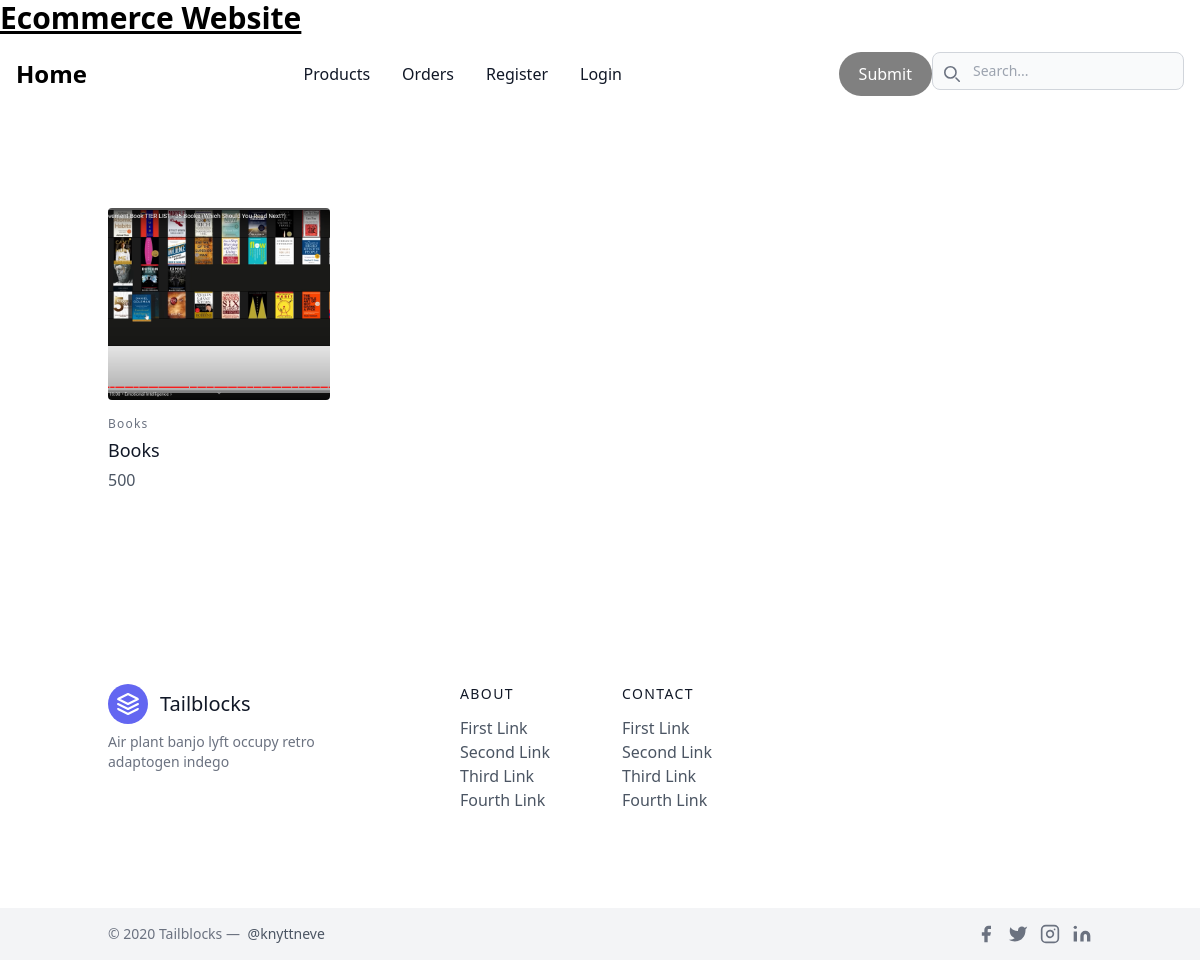
Before: /product/search with the older database file.
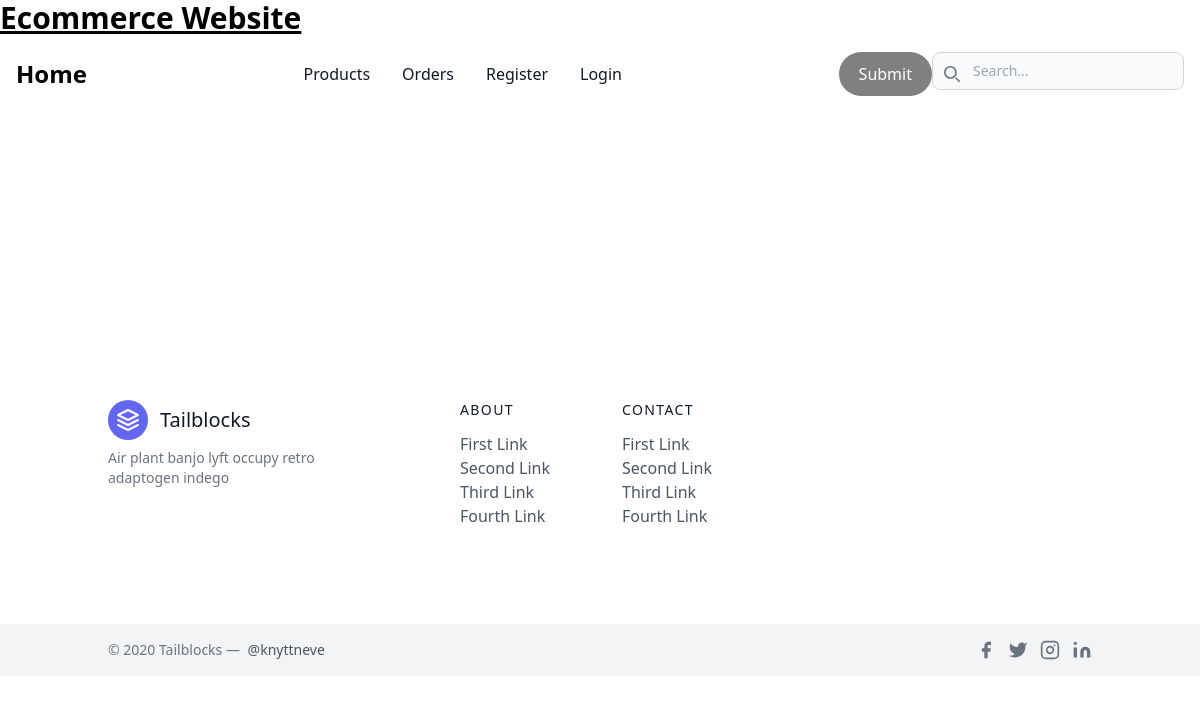
After: the same page with the newer database file.
### product/models.py (models this page shows, shortened)
class Product(models.Model):
    name = models.CharField(max_length=20)
    price = models.IntegerField()
    description = models.TextField()
    image = models.ImageField(upload_to='static/img')
    category = models.ForeignKey(Category, on_delete=models.CASCADE)
    Qty = models.IntegerField()
    discount = models.ForeignKey(Discount, on_delete=models.CASCADE)

class Category(models.Model):
    name = models.CharField(max_length=20)
    def __str__(self):
        return self.name

### product/views.py (the view)
# urls.py: path('product/search', SearchView.as_view(), name = 'search-item'),
class SearchView(ListView):
    model = Product
    template_name = "product/search.html"
    context_object_name = "products"
    def get_queryset(self):
        name = self.request.GET.get("name", "")
        return self.model.objects.filter(name__contains=name)

### product/templates/product/search.html
{% extends 'product/base.html' %}
{% block content %}
  <section class="text-gray-600 body-font">
    <div class="container px-5 py-24 mx-auto">
      <div class="flex flex-wrap -m-4">
        {% for product in object_list %}
          <div class="lg:w-1/4 md:w-1/2 p-4 w-full">
            <a href="{% url 'product:product-detail' pk=product.pk %}" class="block relative h-48 rounded overflow-hidden">
              <img alt="{{ product.name }}" class="object-cover object-center w-full h-full block" src="{{ product.image.url }}">
            </a>
            <div class="mt-4">
              <h3 class="text-gray-500 text-xs tracking-widest title-font mb-1">{{ product.category }}</h3>
              <h2 class="text-gray-900 title-font text-lg font-medium">{{ product.name }}</h2>
              <p class="mt-1">{{ product.price }}</p>
            </div>
          </div>
        {% endfor %}
      </div>
    </div>
  </section>
{% endblock %}

### product/templates/product/base.html (shortened to what this page needs)
<!doctype html>
{% load static %}
<html>
<head>
  <script src="https://cdn.tailwindcss.com"></script>
</head>
<body>
  <h1 class="text-3xl font-bold underline">
  </h1>
<nav class="bg-white border-gray-200 dark:bg-gray-900">
  <div class="max-w-screen-xl flex flex-wrap items-center justify-between mx-auto p-4">
  <a href="{% url 'product:base' %}" class="flex items-center space-x-3 rtl:space-x-reverse">
      <span class="self-center text-2xl font-semibold whitespace-nowrap dark:text-white">Home</span>
  </a>
  <div class="flex md:order-2">
    <form method="get" action="">
        <button type="submit" style="background-color: grey; color: white; border-radius: 25px; padding: 10px 20px; border: none;">Submit</button>
    </form>
    <div class="relative hidden md:block">
      <div class="absolute inset-y-0 start-0 flex items-center ps-3 pointer-events-none">
      </div>
      <input type="text" id="search-navbar" class="block w-full p-2 ps-10 text-sm text-gray-900 border border-gray-300 rounded-lg bg-gray-50 focus:ring-blue-500 focus:border-blue-500 dark:bg-gray-700 dark:border-gray-600 dark:placeholder-gray-400 dark:text-white dark:focus:ring-blue-500 dark:focus:border-blue-500" placeholder="Search...">
    </div>
  </div>
    <div class="items-center justify-between hidden w-full md:flex md:w-auto md:order-1" id="navbar-search">
      <ul class="flex flex-col p-4 md:p-0 mt-4 font-medium border border-gray-100 rounded-lg bg-gray-50 md:space-x-8 rtl:space-x-reverse md:flex-row md:mt-0 md:border-0 md:bg-white dark:bg-gray-800 md:dark:bg-gray-900 dark:border-gray-700">
        <li>
          <a href="{% url  'product:product-list' %}" class="block py-2 px-3 text-gray-900 rounded hover:bg-gray-100 md:hover:bg-transparent md:hover:text-blue-700 md:p-0 md:dark:hover:text-blue-500 dark:text-white dark:hover:bg-gray-700 dark:hover:text-white md:dark:hover:bg-transparent dark:border-gray-700">Products</a>
        </li>
        <li>
          <a href="#" class="block py-2 px-3 text-gray-900 rounded hover:bg-gray-100 md:hover:bg-transparent md:hover:text-blue-700 md:p-0 dark:text-white md:dark:hover:text-blue-500 dark:hover:bg-gray-700 dark:hover:text-white md:dark:hover:bg-transparent dark:border-gray-700">Orders</a>
        </li>
        <li>
          <a href="{% url 'product:sign-up' %}" class="block py-2 px-3 text-gray-900 rounded hover:bg-gray-100 md:hover:bg-transparent md:hover:text-blue-700 md:p-0 md:dark:hover:text-blue-500 dark:text-white dark:hover:bg-gray-700 dark:hover:text-white md:dark:hover:bg-transparent dark:border-gray-700">Register</a>
        </li>
        <li>
          <a href="{% url 'login' %}" class="block py-2 px-3 text-gray-900 rounded hover:bg-gray-100 md:hover:bg-transparent md:hover:text-blue-700 md:p-0 dark:text-white md:dark:hover:text-blue-500 dark:hover:bg-gray-700 dark:hover:text-white md:dark:hover:bg-transparent dark:border-gray-700">Login</a>
        </li>
      </ul>
    </div>
  </div>
</nav>
{% block content %} {% endblock %}
<footer class="text-gray-600 body-font">
    <div class="container px-5 py-24 mx-auto flex md:items-center lg:items-start md:flex-row md:flex-nowrap flex-wrap flex-col">
      <div class="w-64 flex-shrink-0 md:mx-0 mx-auto text-center md:text-left">
        <a class="flex title-font font-medium items-center md:justify-start justify-center text-gray-900">
          <svg xmlns="http://www.w3.org/2000/svg" fill="none" stroke="currentColor" stroke-linecap="round" stroke-linejoin="round" stroke-width="2" class="w-10 h-10 text-white p-2 bg-indigo-500 rounded-full" viewBox="0 0 24 24">
            <path d="M12 2L2 7l10 5 10-5-10-5zM2 17l10 5 10-5M2 12l10 5 10-5"></path>
          </svg>
          <span class="ml-3 text-xl">Tailblocks</span>
        </a>
        <p class="mt-2 text-sm text-gray-500">Air plant banjo lyft occupy retro adaptogen indego</p>
      </div>
      <div class="flex-grow flex flex-wrap md:pl-20 -mb-10 md:mt-0 mt-10 md:text-left text-center">
        <div class="lg:w-1/4 md:w-1/2 w-full px-4">
          <h2 class="title-font font-medium text-gray-900 tracking-widest text-sm mb-3">ABOUT</h2>
          <nav class="list-none mb-10">
            <li>
              <a class="text-gray-600 hover:text-gray-800">First Link</a>
            </li>
            <li>
              <a class="text-gray-600 hover:text-gray-800">Second Link</a>
            </li>
            <li>
              <a class="text-gray-600 hover:text-gray-800">Third Link</a>
            </li>
            <li>
              <a class="text-gray-600 hover:text-gray-800">Fourth Link</a>
            </li>
          </nav>
        </div>
        <div class="lg:w-1/4 md:w-1/2 w-full px-4">
          <h2 class="title-font font-medium text-gray-900 tracking-widest text-sm mb-3">CONTACT</h2>
          <nav class="list-none mb-10">
            <li>
              <a class="text-gray-600 hover:text-gray-800">First Link</a>
            </li>
            <li>
              <a class="text-gray-600 hover:text-gray-800">Second Link</a>
            </li>
            <li>
              <a class="text-gray-600 hover:text-gray-800">Third Link</a>
            </li>
            <li>
              <a class="text-gray-600 hover:text-gray-800">Fourth Link</a>
            </li>
          </nav>
        </div>
      </div>
    </div>
    <div class="bg-gray-100">
      <div class="container mx-auto py-4 px-5 flex flex-wrap flex-col sm:flex-row">
        <p class="text-gray-500 text-sm text-center sm:text-left">© 2020 Tailblocks —
          <a href="https://twitter.com/knyttneve" rel="noopener noreferrer" class="text-gray-600 ml-1" target="_blank">@knyttneve</a>
        </p>
        <span class="inline-flex sm:ml-auto sm:mt-0 mt-2 justify-center sm:justify-start">
          <a class="text-gray-500">
            <svg fill="currentColor" stroke-linecap="round" stroke-linejoin="round" stroke-width="2" class="w-5 h-5" viewBox="0 0 24 24">
              <path d="M18 2h-3a5 5 0 00-5 5v3H7v4h3v8h4v-8h3l1-4h-4V7a1 1 0 011-1h3z"></path>
            </svg>
          </a>
          <a class="ml-3 text-gray-500">
            <svg fill="currentColor" stroke-linecap="round" stroke-linejoin="round" stroke-width="2" class="w-5 h-5" viewBox="0 0 24 24">
              <path d="M23 3a10.9 10.9 0 01-3.14 1.53 4.48 4.48 0 00-7.86 3v1A10.66 10.66 0 013 4s-4 9 5 13a11.64 11.64 0 01-7 2c9 5 20 0 20-11.5a4.5 4.5 0 00-.08-.83A7.72 7.72 0 0023 3z"></path>
            </svg>
          </a>
          <a class="ml-3 text-gray-500">
            <svg fill="none" stroke="currentColor" stroke-linecap="round" stroke-linejoin="round" stroke-width="2" class="w-5 h-5" viewBox="0 0 24 24">
              <rect width="20" height="20" x="2" y="2" rx="5" ry="5"></rect>
              <path d="M16 11.37A4 4 0 1112.63 8 4 4 0 0116 11.37zm1.5-4.87h.01"></path>
            </svg>
          </a>
          <a class="ml-3 text-gray-500">
            <svg fill="currentColor" stroke="currentColor" stroke-linecap="round" stroke-linejoin="round" stroke-width="0" class="w-5 h-5" viewBox="0 0 24 24">
              <path stroke="none" d="M16 8a6 6 0 016 6v7h-4v-7a2 2 0 00-2-2 2 2 0 00-2 2v7h-4v-7a6 6 0 016-6zM2 9h4v12H2z"></path>
              <circle cx="4" cy="4" r="2" stroke="none"></circle>
            </svg>
          </a>
        </span>
      </div>
    </div>
    </footer>
</body>
</html>

Changed rows visible on the page:
removed Product: image (picture), category "Books", name "Books", price "500"
